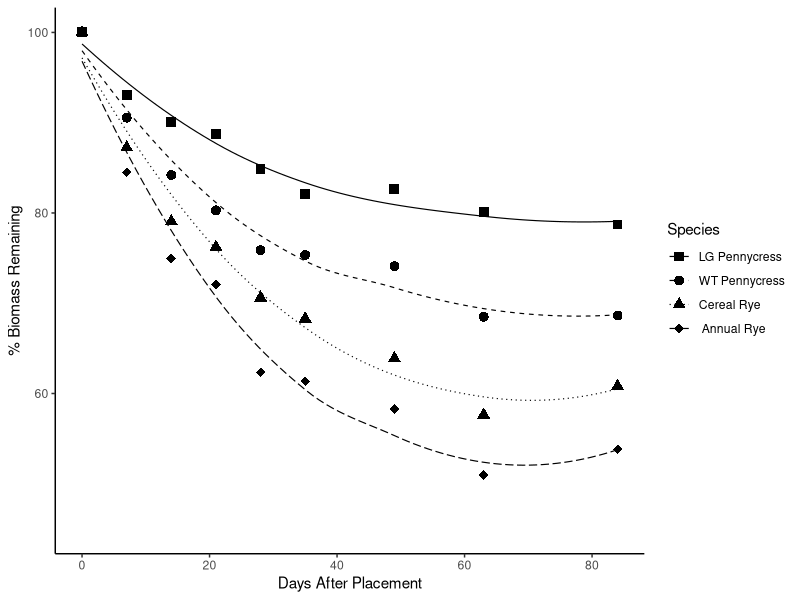
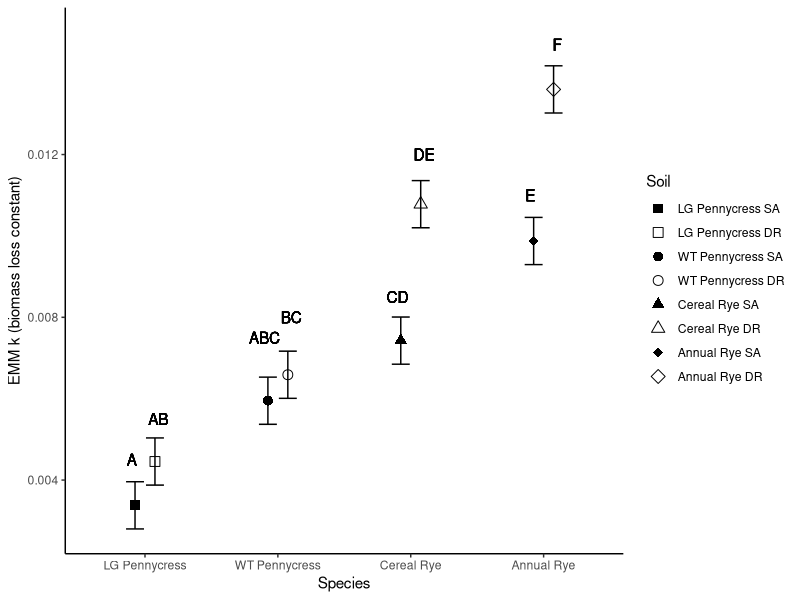
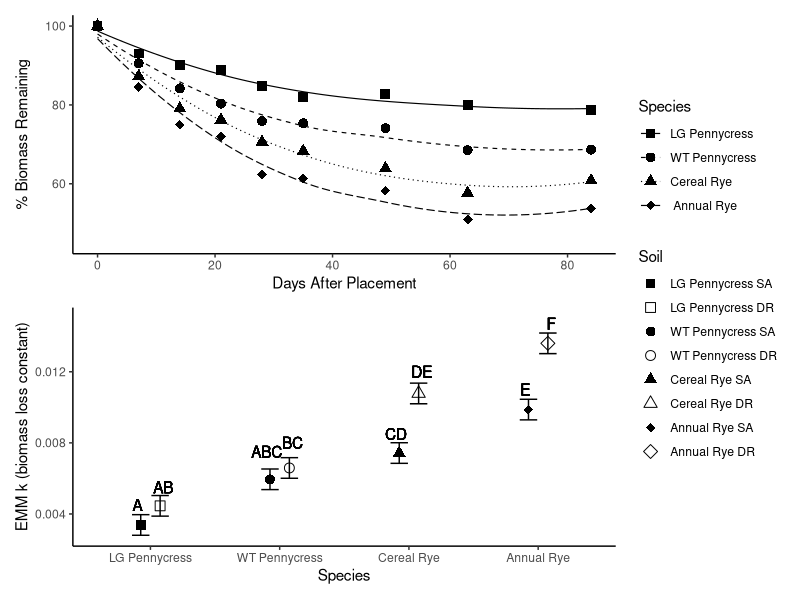
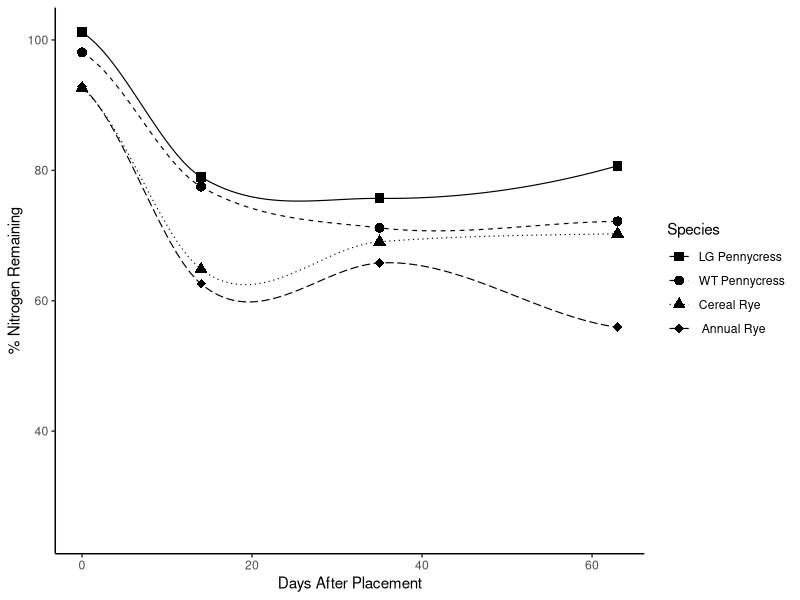
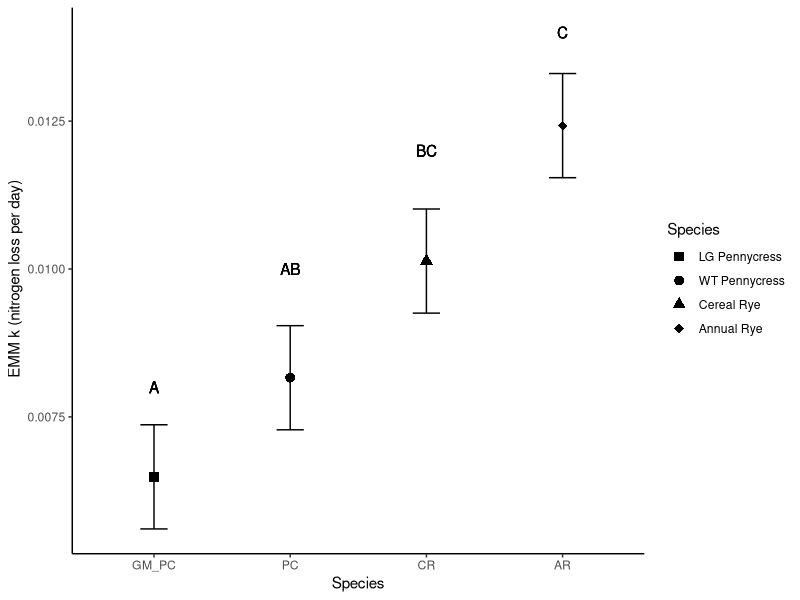
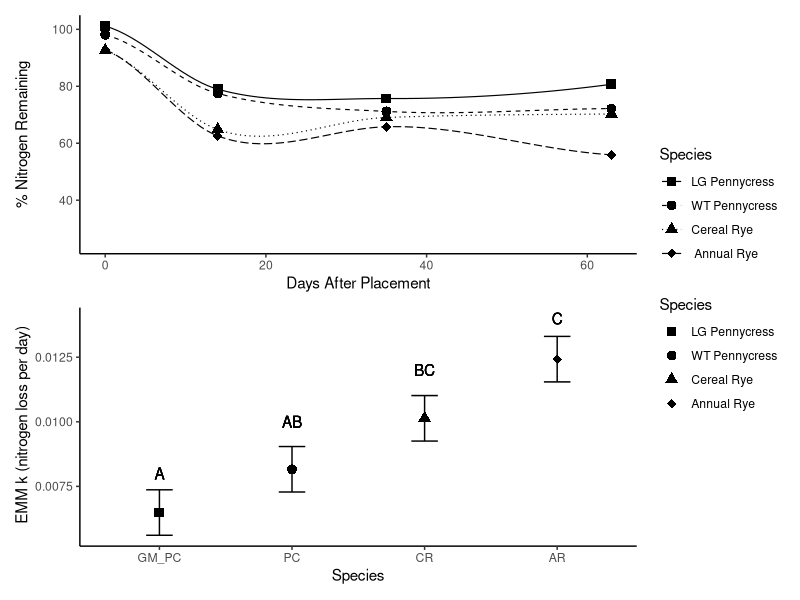
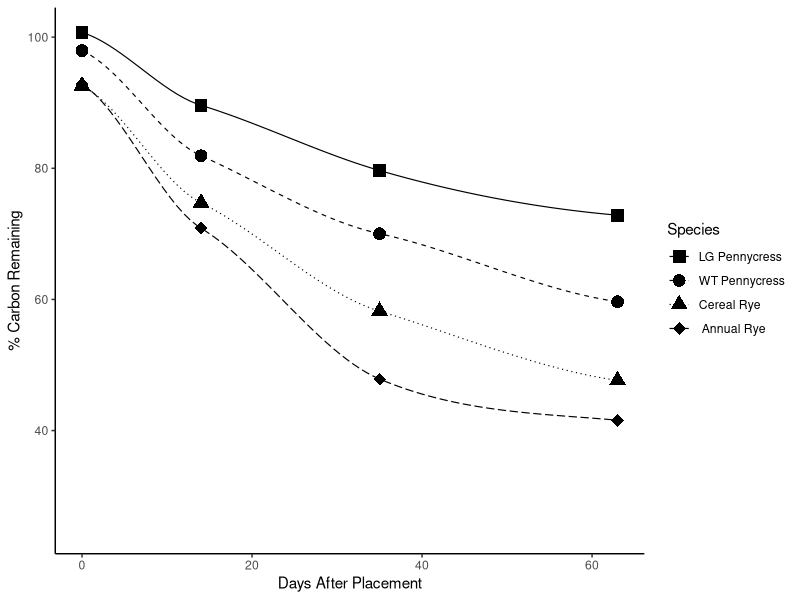
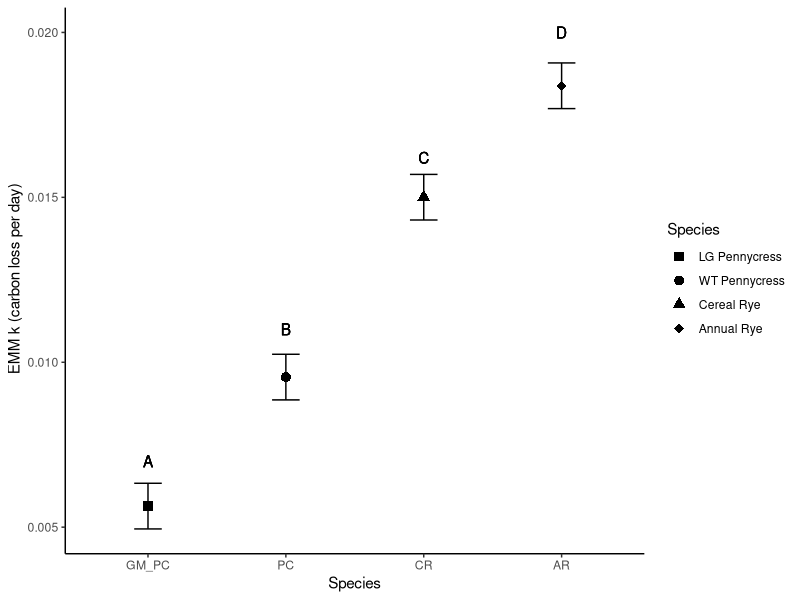

Write the R code that produced these figures, in order.
# LOAD LIBRARIES ----
library(tidyverse) 
library(patchwork)

# OBJECTIVE ----
# I'm going to use this file for all of the final plotting
# I need to do so that I can do it all in one place.
# At the end of the biomass, nitrogen, and carbon analysis scripts
#I saved the relevant files as csv files
# in the filepath: "output/final". The full data frame for
# the nitrogen and carbon loss data is created and 
# saved in the carbon analysis file so that I only had to do it 
# once and put it in one place. 
# going to start by plotting the percent remaining over time, 
# and them the emmeans graphs with relevant
# statistics. Will see where to go from there. 

# READ IN THE DATA ----

# full nitrogen and carbon data ----
nutrients.df <- 
  read_csv("output/final files from import and k calcs/from import and clean/nutrients.csv")

# full decomp data ----
biomass.df <- 
  read_csv("output/final files from import and k calcs/from import and clean/total biomass.csv")

# now we load in the emmeans for those plots 
# biomass ----
biomass_k_emmeans.df <- 
  read_csv("output/statistical results/biomass results.csv")

# nitrogen ----
nitrogen_k_emmeans.df <- 
  read_csv("output/statistical results/nitrogen results.csv")

# carbon ----
carbon_k_emmeans.df <- 
  read_csv("output/statistical results/carbon results.csv")

# carbon to nitrogen ratios ----
ratios.df <- 
  read_csv("output/carbon to nitrogen ratios/c to n ratios.csv")

# carbon to nitrogen ratios by soil ----
ratio_soils.df <- 
  read_csv("output/carbon to nitrogen ratios/ c to n ratios by soil.csv")

# CLEANING OF FILES ----

# add species to biomass data frame 
biomass_k_emmeans.df <- biomass_k_emmeans.df %>%
  mutate(spp = case_when(
    trt == "GM_PC_1" ~ "gm_pc",
    trt == "GM_PC_2" ~ "gm_pc",
    trt == "PC_1" ~ "pc",
    trt == "PC_2" ~ "pc",
    trt == "CR_1" ~ "cr",
    trt == "CR_2" ~ "cr",
    trt == "AR_1" ~ "ar",
    trt == "AR_2" ~ "ar"))

# add soil to biomass data frame
biomass_k_emmeans.df <- biomass_k_emmeans.df %>%
  mutate(soil = case_when(
    trt == "GM_PC_1" ~ "1",
    trt == "GM_PC_2" ~ "2",
    trt == "PC_1" ~ "1",
    trt == "PC_2" ~ "2",
    trt == "CR_1" ~ "1",
    trt == "CR_2" ~ "2",
    trt == "AR_1" ~ "1",
    trt == "AR_2" ~ "2"))

# rename treatment to spp_soil to work with the graphs i aleady wrote
biomass_k_emmeans.df<- biomass_k_emmeans.df %>%
  rename(spp_soil = trt)

# FIGURES ----

# BIOMASS ----

# percent remaining
total_biomass_days.plot <- biomass.df %>%
  mutate(spp = as.factor(spp)) %>%
  mutate(spp = fct_relevel(spp, "GM_PC", "PC", "CR", "AR")) %>%
  ggplot(mapping = aes(days, pct_mass_remain_corr, shape = spp, linetype = spp)) + 
  stat_summary(fun = mean, na.rm = TRUE, geom = "point", size = 3) +
  geom_smooth(se = FALSE, color = "black", size = 0.4, method="loess", span = 1.3) +
  labs(x = "Days After Placement", y = "% Biomass Remaining") +
  scale_shape_manual(name = "Species",
                     label = c("LG Pennycress", "WT Pennycress", "Cereal Rye", " Annual Rye"),
                     values = c(15, 16, 17, 18)) +
  scale_linetype_manual(name = "Species",
                        label =
                          c("LG Pennycress", "WT Pennycress", "Cereal Rye", " Annual Rye"),
                        values = c(1, 2, 3, 5)) +
  labs(shape = "Species", linetype = "Species") +
  expand_limits(y = 45) +
  theme_classic()

  # geom_smooth( aes(x = days, y = pct_mass_remain_corr, color=spp),
  #              method = "nls", formula = y ~ 100 * exp(-k*x), 
  #              method.args = list(start = c(k=0.001)), se = FALSE)


total_biomass_days.plot

# emm contrasts
biomass_contrast.plot <- biomass_k_emmeans.df %>%
  mutate(spp = fct_relevel(spp, "gm_pc", "pc", "cr", "ar")) %>%
  mutate(spp_soil = fct_relevel(spp_soil,
                                "GM_PC_1", "GM_PC_2", "PC_1", "PC_2", "CR_1", "CR_2",
                                "AR_1", "AR_2")) %>%
  ggplot(aes(x=spp)) +
  geom_point(aes(y=emmean, shape = spp_soil, group = soil), 
             position = position_dodge2(width = 0.3), size = 3) +
  geom_errorbar(aes(ymin = emmean-SE, ymax = emmean+SE, group = soil), 
                position = position_dodge2(0.3),
                stat="identity", width = 0.3) + 
  labs(x="Species", y= "EMM k (biomass loss constant)")  +
  geom_text(aes(x = 0.9, y = .0045, label = "A")) +
  geom_text(aes(x = 1.1, y = .0055, label = "AB")) +
  geom_text(aes(x = 1.9, y = .0075, label = "ABC")) +
  geom_text(aes(x = 2.1, y = .008, label = "BC")) +
  geom_text(aes(x = 2.9, y = .0085, label = "CD"))+
  geom_text(aes(x = 3.1, y = .012, label = "DE")) +
  geom_text(aes(x = 3.9, y = .011, label = "E"))+
  geom_text(aes(x = 4.1, y = .0147, label = "F")) +
  scale_x_discrete(labels = c("pc" = "WT Pennycress", "gm_pc" = "LG Pennycress",
                              "cr" = "Cereal Rye", "ar" = "Annual Rye")) +
  scale_shape_manual(name = "Soil ",
                     label = c("LG Pennycress SA","LG Pennycress DR",
                               "WT Pennycress SA", "WT Pennycress DR", 
                               "Cereal Rye SA", "Cereal Rye DR",
                               "Annual Rye SA", "Annual Rye DR"),
                     values = c(15, 0, 16, 1, 17, 2, 18, 5)) +
  expand_limits(ymin = 0.005, ymax = 0.015) +
  theme_classic()

biomass_contrast.plot

# full
total_biomass_days.plot + biomass_contrast.plot + plot_layout(ncol = 1, guides = "collect")


# NITROGEN ----

# mass remaining 
nitrogen_days.plot <- nutrients.df %>%
   mutate(spp = as.factor(spp)) %>%
   mutate(spp = fct_relevel(spp, "GM_PC", "PC", "CR", "AR")) %>%
  ggplot(mapping = aes(days, pct_n_remain, shape = spp, linetype = spp)) +
  stat_summary(fun = mean, na.rm = TRUE, geom = "point", size = 3) +
  geom_smooth(se = FALSE, color = "black", size = 0.4) +
  labs(x = "Days After Placement", y = "% Nitrogen Remaining") +
  scale_shape_manual(name = "Species", 
                     label = c("LG Pennycress", "WT Pennycress", "Cereal Rye", " Annual Rye"),
                     values = c(15, 16, 17, 18)) +
  scale_linetype_manual(name = "Species",
                        label =
                          c("LG Pennycress", "WT Pennycress", "Cereal Rye", " Annual Rye"),
                        values = c(1, 2, 3, 5)) +
  labs(shape = "Species", linetype = "Species") +
  expand_limits(y = 25) +
  theme_classic()

nitrogen_days.plot

# emmeans with spp on x
# empty shapes with fill for soil - soil type differentially affects decomposition by species 
nitrogen_emm.plot <- nitrogen_k_emmeans.df %>%
  mutate(spp = fct_relevel(spp, "GM_PC", "PC", "CR", "AR")) %>%
  ggplot(aes(x=spp, shape = spp)) +
  geom_point(aes(y=emmean), size=3) +
  geom_errorbar(aes(ymin = emmean-SE, ymax = emmean+SE), 
                stat="identity", width = 0.2) +
  labs(x="Species", y= " EMM k (nitrogen loss per day)")  +
  geom_text(aes(x = 1, y = .008, label = "A")) +
  geom_text(aes(x = 2, y = .010, label = "AB")) +
  geom_text(aes(x = 3, y = .012, label = "BC"))+
  geom_text(aes(x = 4, y = .014, label = "C")) +
  scale_x_discrete(labels = c("pc" = "WT Pennycress", "gm_pc"= "LG Pennycress",
                              "cr" = "Cereal Rye", "ar" = "Annual Rye")) +
  scale_shape_manual(name = "Species", 
                     label = c("LG Pennycress", "WT Pennycress", "Cereal Rye", "Annual Rye"),
                     values = c(15, 16, 17, 18)) +
  theme_classic()

nitrogen_emm.plot

# full
nitrogen_days.plot + nitrogen_emm.plot + plot_layout(guides = "collect", ncol = 1)

# CARBON ----

# mass remaining 
carbon.plot <- nutrients.df %>%
  mutate(spp = as.factor(spp)) %>%
  mutate(spp = fct_relevel(spp, "GM_PC", "PC", "CR", "AR")) %>%
  ggplot(mapping = aes(days, pct_c_remain, shape = spp, linetype = spp)) +
  stat_summary(fun = mean, na.rm = TRUE, geom = "point", size = 4) +
  geom_smooth(se = FALSE, color = "black", size = 0.4) +
  labs(x = "Days After Placement", y = "% Carbon Remaining") +
  scale_shape_manual(name = "Species", 
                     label = c("LG Pennycress", "WT Pennycress", "Cereal Rye", " Annual Rye"),
                     values = c(15, 16, 17, 18)) +
  scale_linetype_manual(name = "Species",
                        label =
                          c("LG Pennycress", "WT Pennycress", "Cereal Rye", " Annual Rye"),
                        values = c(1, 2, 3, 5)) +
  labs(shape = "Species", linetype = "Species") +
  expand_limits(y = 25) +
  theme_classic()

carbon.plot

# emmeans 
carbon_emm.plot <- carbon_k_emmeans.df %>%
  mutate(spp = fct_relevel(spp, "GM_PC", "PC", "CR", "AR")) %>%
  ggplot(aes(x=spp, shape = spp)) +
  geom_point(aes(y=emmean), size=3) +
  geom_errorbar(aes(ymin = emmean-SE, ymax = emmean+SE), 
                stat="identity", width = 0.2) +
  labs(x="Species", y= " EMM k (carbon loss per day)")  +
  geom_text(aes(x = 1, y = .007, label = "A")) +
  geom_text(aes(x = 2, y = .011, label = "B")) +
  geom_text(aes(x = 3, y = .0162, label = "C"))+
  geom_text(aes(x = 4, y = .02, label = "D")) +
  scale_x_discrete(labels = c("pc" = "WT Pennycress", "gm_pc"= "LG Pennycress",
                              "cr" = "Cereal Rye", "ar" = "Annual Rye")) +
  scale_shape_manual(name = "Species", 
                     label = c("LG Pennycress", "WT Pennycress", "Cereal Rye", "Annual Rye"),
                     values = c(15, 16, 17, 18)) +
  expand_limits(ymin = 0.005, ymax = 0.02) +
  theme_classic()

carbon_emm.plot

# carbon plots together
carbon.plot + carbon_emm.plot + plot_layout(ncol = 1)

# PUT THE PLOTS TOGETHER FOR THE PAPER ----

# biomass ----
final_biomass.plot <- 
  total_biomass_days.plot + biomass_contrast.plot + plot_layout(ncol = 1, guides = "collect")

# save it 
ggsave(final_biomass.plot, path = "output/figures/final biomass.jpg",
       units = "in", width = 6, height = 6, dpi = 700)

ggsave("output/figures/final biomass.jpg", final_biomass.plot,
       width = 7, height = 7, dpi = 700)

# nitrogen ----
final_nitrogen.plot <- 
  nitrogen_days.plot + nitrogen_emm.plot + plot_layout(guides = "collect", ncol = 1)

# save it
ggsave("output/figures/final nitrogen.jpg", final_nitrogen.plot,
       width = 7, height = 7, dpi = 700)

# carbon ----
final_carbon.plot <- 
  carbon.plot + carbon_emm.plot + plot_layout(ncol = 1)

#save it 
ggsave("output/figures/final carbon.jpg", final_carbon.plot,
       width = 7, height = 7, dpi = 700)


# CARBON TO NITROGEN RATIOS PLOTTING ----

# just looking at initial carbon to nitrogen ratio by species
ratios.df %>%
  filter(days == 0) %>%
  ggplot(mapping = aes(spp, mean, shape = spp)) +
  geom_point(size = 3) +
  scale_shape_manual(name = "Species", 
                     label = c("Annual Rye", "Cereal Rye", "LG Pennycress", " WT Pennycress"),
                     values = c(15, 16, 17, 18)) +
  labs(x = "Species", y = "Initial Carbon to Nitrogen Ratio") +
  theme_classic()
  
# with comparisons to other papers and sources
ratios.df %>%
  filter(days == 0) %>%
  mutate(spp = fct_relevel(spp, "GM_PC", "PC", "CR", "AR")) %>%
  ggplot(mapping = aes(spp, mean, shape = spp)) +
  geom_point(size = 5) +
  scale_shape_manual(name = "Species", 
                     label = c("LG Pennycress", "WT Pennycress", "Cereal Rye", "Annual Rye"),
                     values = c(15, 16, 17, 18)) +
  scale_x_discrete(labels = c("PC" = "WT Pennycress", "GM_PC"= "LG Pennycress",
                              "CR" = "Cereal Rye", "AR" = "Annual Rye")) +
  geom_text(aes(x = 1, y = 11, label = "Hairy Vetch")) +
  geom_text(aes(x = 1, y = 57, label = "Corn Stover")) +
  geom_text(aes(x = 1, y = 24, label = "Ideal Microbial Diet")) +
  labs(x = "Species", y = "Initial Carbon to Nitrogen Ratio") +
  theme_classic()

# at cn of 24/25 to 1 there is no leftover carbon or nitrogen!


  
